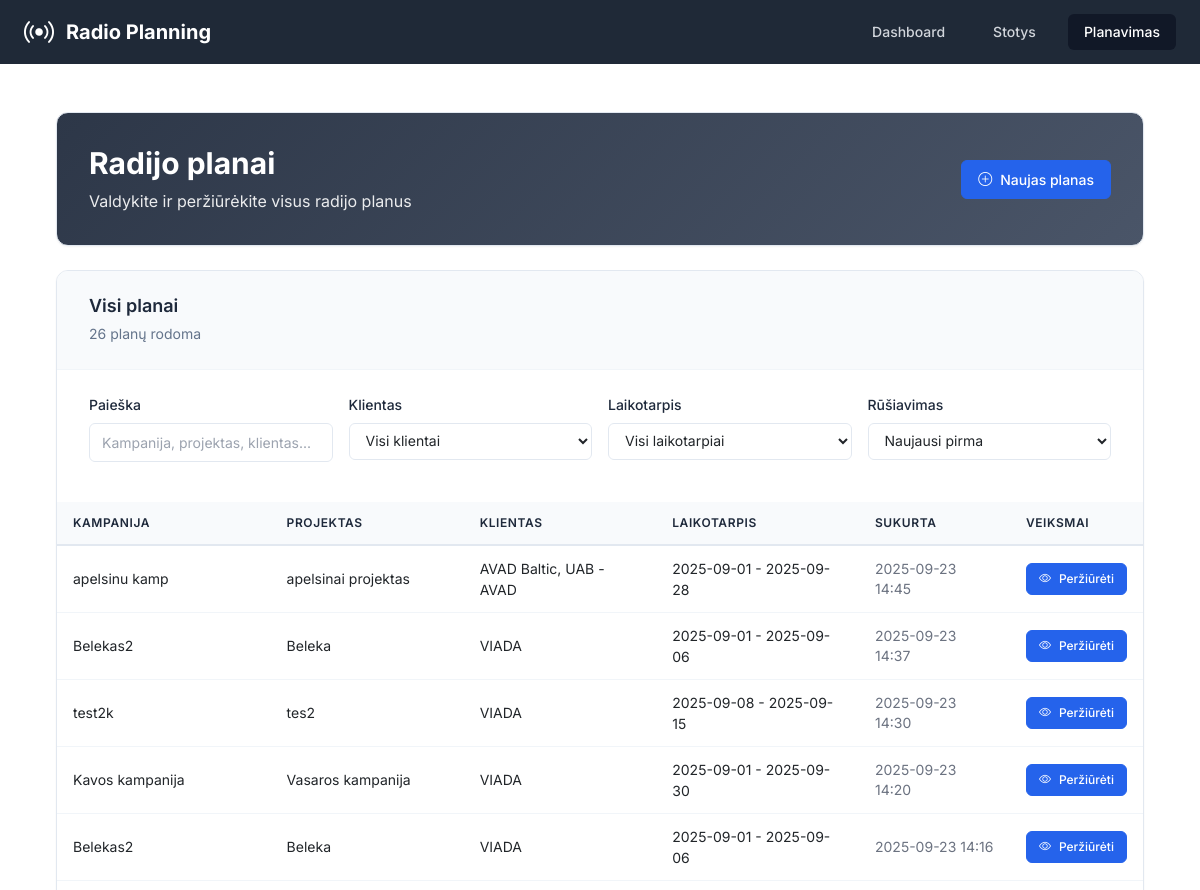
/planning (upper part), run on an earlier commit of the app's database.
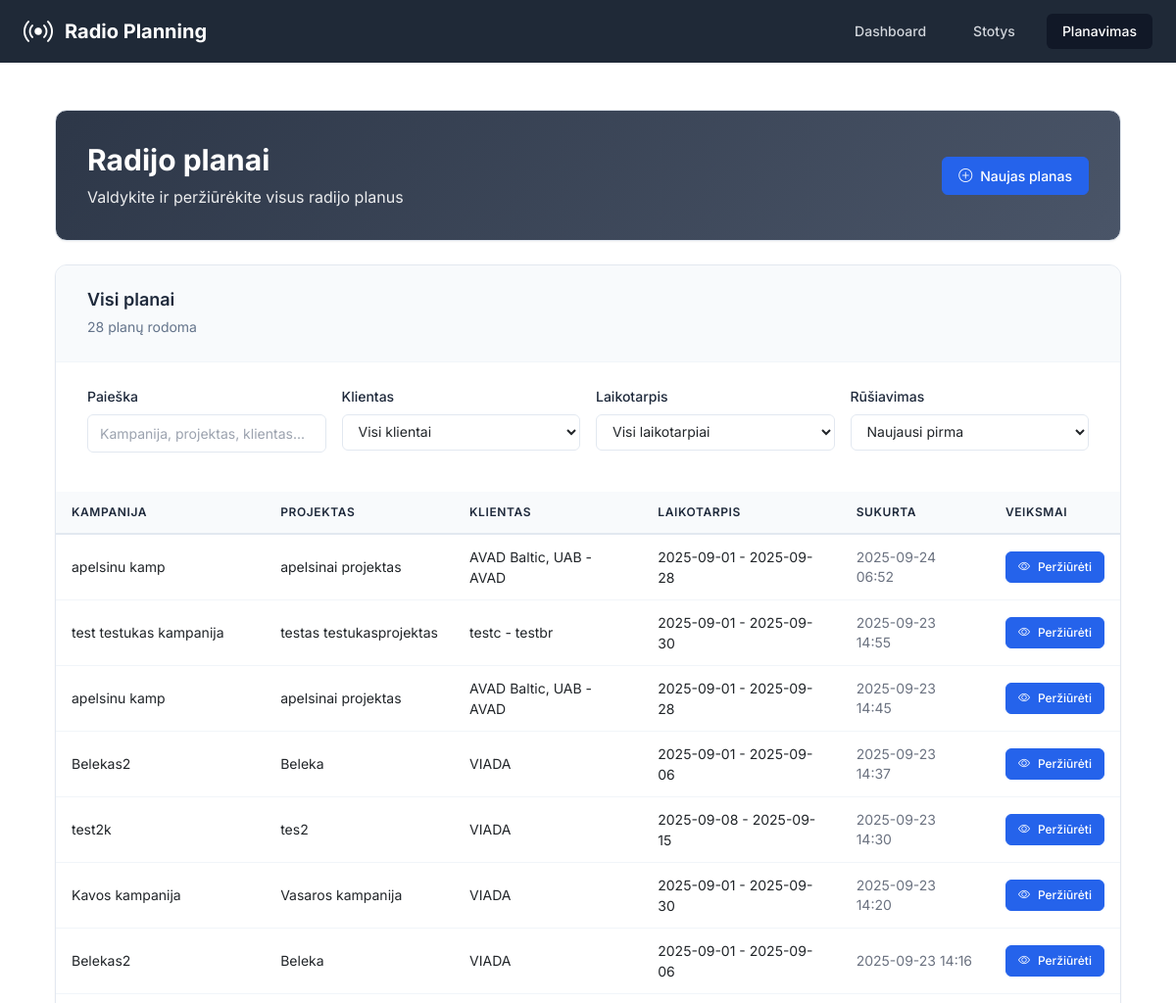
And on a later commit of the database.
### app/models.py (models this page shows, shortened)
class RadioPlan(db.Model):
    __tablename__ = 'radio_plans'
    id = db.Column(db.Integer, primary_key=True)
    campaign_id = db.Column(db.Integer, nullable=False)  # From projects-crm
    campaign_name = db.Column(db.String(200))
    project_id = db.Column(db.Integer)
    project_name = db.Column(db.String(200))
    client_brand_id = db.Column(db.Integer)
    client_brand_name = db.Column(db.String(200))
    start_date = db.Column(db.Date, nullable=False)
    end_date = db.Column(db.Date, nullable=False)
    target_audience = db.Column(db.String(50), nullable=False)
    our_discount = db.Column(db.Float, default=0)  # Percentage
    client_discount = db.Column(db.Float, default=0)  # Percentage
    created_at = db.Column(db.DateTime, default=datetime.utcnow)
    updated_at = db.Column(db.DateTime, default=datetime.utcnow, onupdate=datetime.utcnow)
    spots = db.relationship('RadioSpot', backref='plan', lazy='dynamic', cascade='all, delete-orphan')
    clips = db.relationship('RadioClip', backref='plan', lazy='dynamic', cascade='all, delete-orphan')
    selected_stations = db.relationship('RadioStation', secondary=plan_stations, lazy='subquery',
                                      backref=db.backref('plans', lazy=True))

### app/routes.py (the view)
@main_bp.route('/planning')
def planning():
    plans = RadioPlan.query.order_by(RadioPlan.created_at.desc()).all()
    return render_template('planning.html', plans=plans)

### app/templates/planning.html (shortened to what this page needs)
{% extends "base.html" %}
{% block content %}
<div class="container-fluid p-0">
    <div class="dashboard-header mb-4">
        <div class="header-content">
            <div class="flex justify-between items-center">
                <div>
                    <h1 class="text-3xl font-bold mb-2">Radijo planai</h1>
                    <p class="opacity-90">Valdykite ir peržiūrėkite visus radijo planus</p>
                </div>
                <a href="{{ url_for('main.new_plan') }}" class="btn-professional btn-primary">
                    <i class="bi bi-plus-circle"></i>
                    <span>Naujas planas</span>
                </a>
            </div>
        </div>
    </div>
    <div class="professional-section">
        <div class="section-header">
            <div class="section-title">
                <h3>Visi planai</h3>
                <span class="section-subtitle"><span id="filteredCount">{{ plans | length }}</span> planų rodoma</span>
            </div>
        </div>
        <div class="filter-content">
            <div class="filter-grid">
                <div class="filter-item">
                    <label for="searchFilter" class="filter-label">Paieška</label>
                    <input type="text" id="searchFilter" class="filter-input" placeholder="Kampanija, projektas, klientas...">
                </div>
                <div class="filter-item">
                    <label for="clientFilter" class="filter-label">Klientas</label>
                    <select id="clientFilter" class="filter-select">
                        <option value="">Visi klientai</option>
                    </select>
                </div>
                <div class="filter-item">
                    <label for="dateFilter" class="filter-label">Laikotarpis</label>
                    <select id="dateFilter" class="filter-select">
                        <option value="">Visi laikotarpiai</option>
                    </select>
                </div>
                <div class="filter-item">
                    <label for="sortFilter" class="filter-label">Rūšiavimas</label>
                    <select id="sortFilter" class="filter-select">
                        <option value="newest">Naujausi pirma</option>
                    </select>
                </div>
            </div>
        </div>
        <div class="table-container">
            {% if plans %}
            <div class="table-responsive">
                <table class="professional-table">
                    <thead>
                        <tr>
                            <th>Kampanija</th>
                            <th>Projektas</th>
                            <th>Klientas</th>
                            <th>Laikotarpis</th>
                            <th>Sukurta</th>
                            <th>Veiksmai</th>
                        </tr>
                    </thead>
                    <tbody>
                        {% for plan in plans %}
                        <tr class="plan-row"
                            data-campaign="{{ (plan.campaign_name or '')|lower }}"
                            data-project="{{ (plan.project_name or '')|lower }}"
                            data-client="{{ (plan.client_brand_name or '')|lower }}"
                            data-start-date="{{ plan.start_date.strftime('%Y-%m-%d') }}"
                            data-end-date="{{ plan.end_date.strftime('%Y-%m-%d') }}"
                            data-created="{{ plan.created_at.strftime('%Y-%m-%d') }}">
                            <td>{{ plan.campaign_name or 'N/A' }}</td>
                            <td>{{ plan.project_name or 'N/A' }}</td>
                            <td>{{ plan.client_brand_name or 'N/A' }}</td>
                            <td>
                                <span class="text-sm">
                                    {{ plan.start_date.strftime('%Y-%m-%d') }} - {{ plan.end_date.strftime('%Y-%m-%d') }}
                                </span>
                            </td>
                            <td class="text-gray-500 text-sm">{{ plan.created_at.strftime('%Y-%m-%d %H:%M') }}</td>
                            <td>
                                <a href="{{ url_for('main.view_plan', plan_id=plan.id) }}" class="btn-professional btn-primary btn-sm">
                                    <i class="bi bi-eye"></i>
                                    <span>Peržiūrėti</span>
                                </a>
                            </td>
                        </tr>
                        {% endfor %}
                    </tbody>
                </table>
            </div>
            {% endif %}
        </div>
    </div>
</div>
{% endblock %}

### app/templates/base.html (shortened to what this page needs)
<!DOCTYPE html>
<html lang="lt" class="h-full bg-gray-50">
<head>
    <script src="https://cdn.tailwindcss.com"></script>
    <link rel="stylesheet" href="https://cdn.jsdelivr.net/npm/bootstrap-icons@1.11.0/font/bootstrap-icons.css">
    <link href="https://cdn.jsdelivr.net/npm/bootstrap@5.3.0/dist/css/bootstrap.min.css" rel="stylesheet">
</head>
<body class="h-full">
    <div class="min-h-full">
        <header class="bg-gray-800">
            <div class="max-w-7xl mx-auto px-4 sm:px-6 lg:px-8">
                <div class="flex justify-between h-16">
                    <div class="flex items-center">
                        <div class="flex-shrink-0">
                            <div class="flex items-center">
                                <i class="bi bi-broadcast text-white text-3xl mr-3"></i>
                                <h1 class="text-xl font-bold text-white">Radio Planning</h1>
                            </div>
                        </div>
                    </div>
                    <nav class="hidden md:flex items-center space-x-4">
                        <a href="{{ url_for('main.index') }}"
                           class="{% if request.endpoint == 'main.index' %}bg-gray-900 text-white{% else %}text-gray-300 hover:bg-gray-700 hover:text-white{% endif %} px-3 py-2 rounded-md text-sm font-medium transition-colors">
                            Dashboard
                        </a>
                        <a href="{{ url_for('main.stations') }}"
                           class="{% if request.endpoint == 'main.stations' %}bg-gray-900 text-white{% else %}text-gray-300 hover:bg-gray-700 hover:text-white{% endif %} px-3 py-2 rounded-md text-sm font-medium transition-colors">
                            Stotys
                        </a>
                        <a href="{{ url_for('main.planning') }}"
                           class="{% if request.endpoint == 'main.planning' %}bg-gray-900 text-white{% else %}text-gray-300 hover:bg-gray-700 hover:text-white{% endif %} px-3 py-2 rounded-md text-sm font-medium transition-colors">
                            Planavimas
                        </a>
                    </nav>
                </div>
            </div>
        </header>
        <main class="max-w-7xl mx-auto py-6 sm:px-6 lg:px-8">
            <div class="px-4 py-6 sm:px-0">
                {% block content %}{% endblock %}
            </div>
        </main>
    </div>
</body>
</html>

### app/templates/base.html (style rules this page uses)
body { font-family: 'Inter', sans-serif; }

### app/templates/planning.html (style rules this page uses)
:root { --primary-color: #2563eb; --success-color: #059669; --info-color: #0891b2; --warning-color: #d97706; --background-light: #f8fafc; --background-white: #ffffff; --text-primary: #1e293b; --text-secondary: #64748b; --text-muted: #94a3b8; --border-color: #e2e8f0; --border-light: #f1f5f9; --shadow-sm: 0 1px 2px 0 rgb(0 0 0 / 0.05); --shadow-md: 0 4px 6px -1px rgb(0 0 0 / 0.1), 0 2px 4px -2px rgb(0 0 0 / 0.1); --shadow-lg: 0 10px 15px -3px rgb(0 0 0 / 0.1), 0 4px 6px -4px rgb(0 0 0 / 0.1); --radius-sm: 6px; --radius-md: 8px; --radius-lg: 12px; }
.dashboard-header { background: linear-gradient(135deg, #2d3748, #4a5568); color: white; border: 1px solid var(--border-color); border-radius: var(--radius-lg); box-shadow: var(--shadow-sm); padding: 2rem; margin-bottom: 2rem; }
.btn-professional { display: inline-flex; align-items: center; gap: 0.5rem; padding: 0.5rem 1rem; border-radius: var(--radius-sm); font-size: 0.875rem; font-weight: 500; text-decoration: none; border: 1px solid transparent; transition: all 0.2s ease; cursor: pointer; }
.btn-professional.btn-sm { padding: 0.375rem 0.75rem; font-size: 0.75rem; }
.btn-professional.btn-primary { background: var(--primary-color); color: white; border-color: var(--primary-color); }
.professional-section { background: var(--background-white); border: 1px solid var(--border-color); border-radius: var(--radius-lg); box-shadow: var(--shadow-sm); overflow: hidden; }
.section-header { padding: 1.5rem 2rem; border-bottom: 1px solid var(--border-light); background: var(--background-light); }
.section-title h3 { font-size: 1.125rem; font-weight: 600; color: var(--text-primary); margin: 0 0 0.25rem 0; }
.section-subtitle { color: var(--text-secondary); font-size: 0.875rem; }
.table-container { overflow: hidden; }
.professional-table { width: 100%; border-collapse: collapse; font-size: 0.875rem; background: var(--background-white); }
.professional-table th { background: var(--background-light); color: var(--text-primary); font-weight: 600; padding: 0.75rem 1rem; text-align: left; border-bottom: 2px solid var(--border-color); font-size: 0.75rem; text-transform: uppercase; letter-spacing: 0.05em; }
.professional-table td { padding: 0.75rem 1rem; border-bottom: 1px solid var(--border-light); vertical-align: middle; font-size: 0.875rem; background: var(--background-white); }
.filter-content { padding: 1.5rem 2rem; }
.filter-grid { display: grid; grid-template-columns: repeat(auto-fit, minmax(200px, 1fr)); gap: 1rem; margin-bottom: 1rem; }
.filter-item { display: flex; flex-direction: column; gap: 0.5rem; }
.filter-label { font-size: 0.875rem; font-weight: 500; color: var(--text-primary); }
.filter-input, .filter-select { padding: 0.5rem 0.75rem; border: 1px solid var(--border-color); border-radius: var(--radius-sm); font-size: 0.875rem; transition: all 0.2s ease; background: var(--background-white); }
.opacity-90 { opacity: 0.9; }

What changed in the data, as far as the page shows it:
added RadioPlan: campaign_name "apelsinu kamp", project_name "apelsinai projektas", client_brand_name "AVAD Baltic, UAB - AVAD", start_date "2025-09-01", end_date "2025-09-28", created_at "2025-09-24 06:52"
added RadioPlan: campaign_name "test testukas kampanija", project_name "testas testukasprojektas", client_brand_name "testc - testbr", start_date "2025-09-01", end_date "2025-09-30", created_at "2025-09-23 14:55"
Also different on the page:
{{ plans | length }}: "26" → "28"
